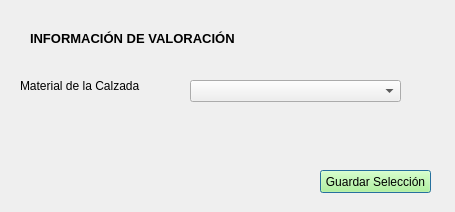
<?xml version="1.0" encoding="UTF-8"?>
<ui version="4.0">
 <class>Dialog</class>
 <widget class="QDialog" name="Dialog">
  <property name="geometry">
   <rect>
    <x>0</x>
    <y>0</y>
    <width>455</width>
    <height>212</height>
   </rect>
  </property>
  <property name="windowTitle">
   <string>Dialog</string>
  </property>
  <widget class="QLabel" name="label_22">
   <property name="geometry">
    <rect>
     <x>30</x>
     <y>30</y>
     <width>281</width>
     <height>16</height>
    </rect>
   </property>
   <property name="font">
    <font>
     <pointsize>10</pointsize>
     <weight>75</weight>
     <bold>true</bold>
    </font>
   </property>
   <property name="text">
    <string>INFORMACIÓN DE VALORACIÓN</string>
   </property>
  </widget>
  <widget class="QLabel" name="label_27">
   <property name="geometry">
    <rect>
     <x>20</x>
     <y>70</y>
     <width>151</width>
     <height>31</height>
    </rect>
   </property>
   <property name="font">
    <font>
     <pointsize>9</pointsize>
    </font>
   </property>
   <property name="text">
    <string>Material de la Calzada</string>
   </property>
  </widget>
  <widget class="QComboBox" name="comboBox_calzada">
   <property name="geometry">
    <rect>
     <x>190</x>
     <y>80</y>
     <width>211</width>
     <height>22</height>
    </rect>
   </property>
   <item>
    <property name="text">
     <string/>
    </property>
   </item>
   <item>
    <property name="text">
     <string>Asfalto</string>
    </property>
   </item>
   <item>
    <property name="text">
     <string>Adoquín</string>
    </property>
   </item>
   <item>
    <property name="text">
     <string>Cemento</string>
    </property>
   </item>
   <item>
    <property name="text">
     <string>Loseta</string>
    </property>
   </item>
   <item>
    <property name="text">
     <string>Piedra</string>
    </property>
   </item>
   <item>
    <property name="text">
     <string>Ripio</string>
    </property>
   </item>
   <item>
    <property name="text">
     <string>Tierra</string>
    </property>
   </item>
   <item>
    <property name="text">
     <string>Otros</string>
    </property>
   </item>
  </widget>
  <widget class="QPushButton" name="btn_guardar">
   <property name="geometry">
    <rect>
     <x>320</x>
     <y>170</y>
     <width>111</width>
     <height>23</height>
    </rect>
   </property>
   <property name="styleSheet">
    <string notr="true">background-color:rgb(170, 255, 127)</string>
   </property>
   <property name="text">
    <string>Guardar Selección</string>
   </property>
  </widget>
 </widget>
 <resources/>
 <connections/>
</ui>
